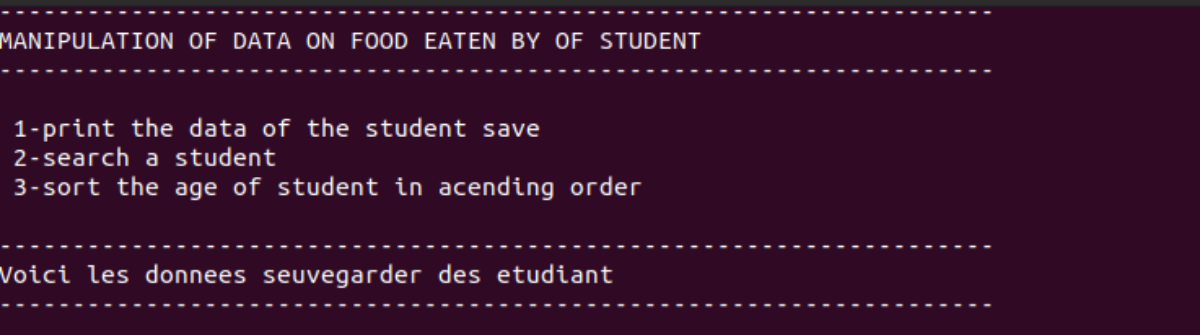
#> input picture OCR/img6.png, 1200 x 335 px
$ python test2.py
#> lines starting #> are read from the running program, lines starting #| are printed output that depends on the picture; after the words box and inside, x2 and y2 are one past the last pixel; in counts of white or black regions, pixels touching at a corner belong together
import cv2
import pytesseract
import numpy as np

image = cv2.imread('img6.png')
#> image is the input picture: shape (335, 1200, 3); mean B, G, R 44.1, 19.6, 55.4

# get grayscale image
def get_grayscale(image):
    return cv2.cvtColor(image, cv2.COLOR_BGR2GRAY)
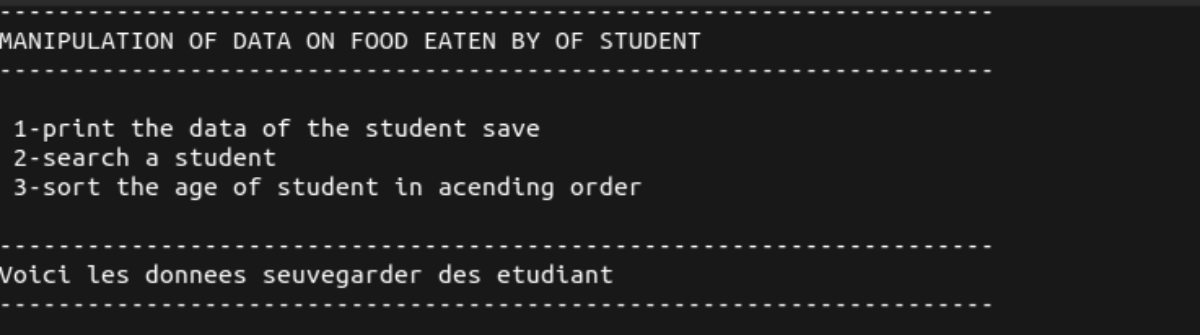
#> returned value: shape (335, 1200); min 24, max 255, mean 32.8

# noise removal
def remove_noise(image):
    return cv2.medianBlur(image,5)

#thresholding
def thresholding(image):
    return cv2.threshold(image, 0, 255, cv2.THRESH_BINARY + cv2.THRESH_OTSU)[1]
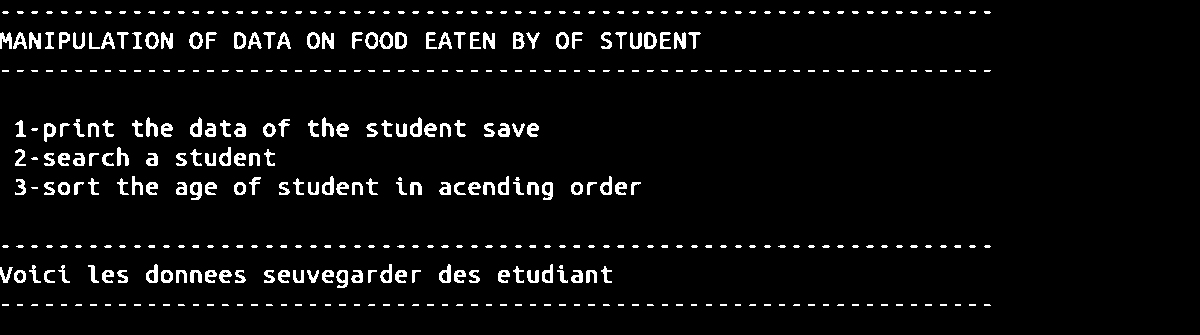
#> returned value: shape (335, 1200); 4.9% white; 434 white regions (277 under 20 px), largest, box (x1, y1, x2, y2) and area: (674, 32, 686, 49) 144, (190, 182, 202, 200) 140, (161, 32, 173, 49) 138

#dilation
def dilate(image):
    kernel = np.ones((5,5),np.uint8)
    return cv2.dilate(image, kernel, iterations = 1)

#erosion
def erode(image):
    kernel = np.ones((5,5),np.uint8)
    return cv2.erode(image, kernel, iterations = 1)

#opening - erosion followed by dilation
def opening(image):
    kernel = np.ones((5,5),np.uint8)
    return cv2.morphologyEx(image, cv2.MORPH_OPEN, kernel)
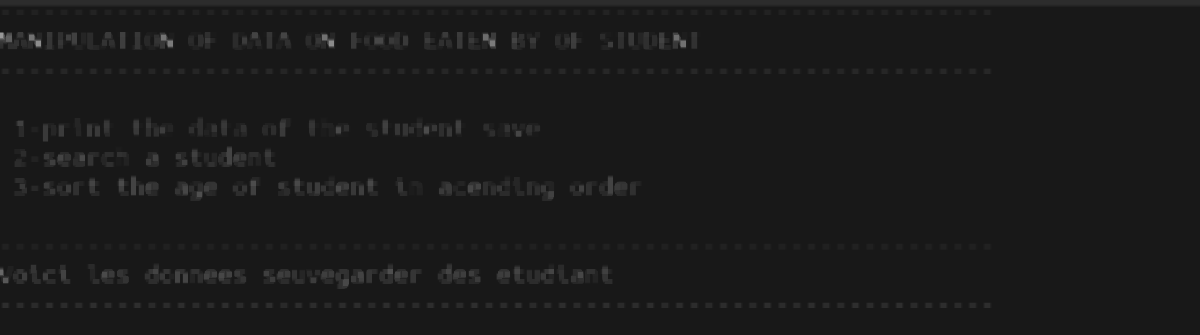
#> returned value: shape (335, 1200); min 24, max 152, mean 26.1

#canny edge detection
def canny(image):
    return cv2.Canny(image, 100, 200)
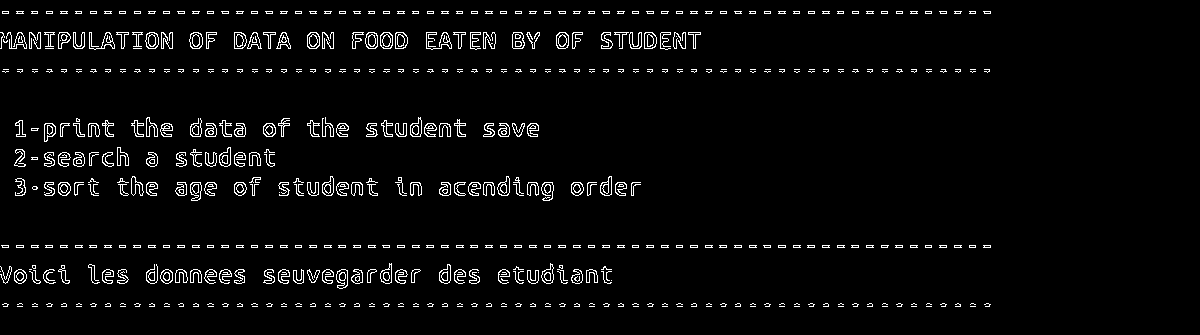
#> returned value: shape (335, 1200); 3.7% white in thin lines or dots, all inside (x1, y1, x2, y2) = (0, 11, 991, 307)

#skew correction
def deskew(image):
    coords = np.column_stack(np.where(image > 0))
    angle = cv2.minAreaRect(coords)[-1]
    if angle < -45:
        angle = -(90 + angle)
    else:
        angle = -angle
    (h, w) = image.shape[:2]
    center = (w // 2, h // 2)
    M = cv2.getRotationMatrix2D(center, angle, 1.0)
    rotated = cv2.warpAffine(image, M, (w, h), flags=cv2.INTER_CUBIC, borderMode=cv2.BORDER_REPLICATE)
    return rotated

#template matching
def match_template(image, template):
    return cv2.matchTemplate(image, template, cv2.TM_CCOEFF_NORMED)

gray = get_grayscale(image)
thresh = thresholding(gray)
opening = opening(gray)
canny = canny(gray)

#> (the run stopped early here; a loop or call above may not have finished)

$ run again, with OCR/img1.png copied over OCR/img6.png
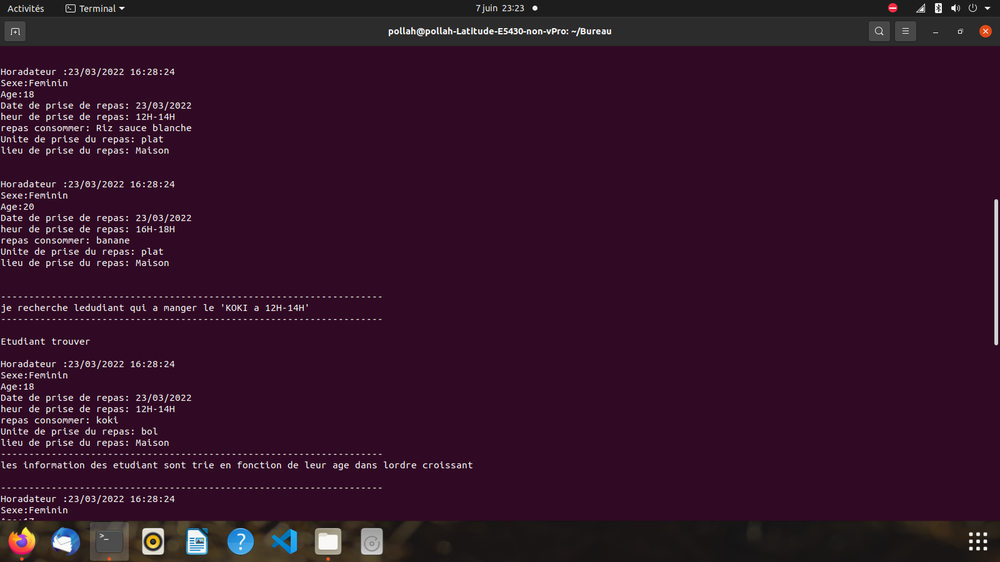
#> input picture OCR/img1.png, 1000 x 562 px, shrunk from 1600 x 900 before the run
#> image is the input picture: shape (562, 1000, 3); mean B, G, R 40.3, 19.1, 50.8
#> in opening, `return cv2.morphologyEx(image, cv2.MORPH_OPEN, kernel)`:
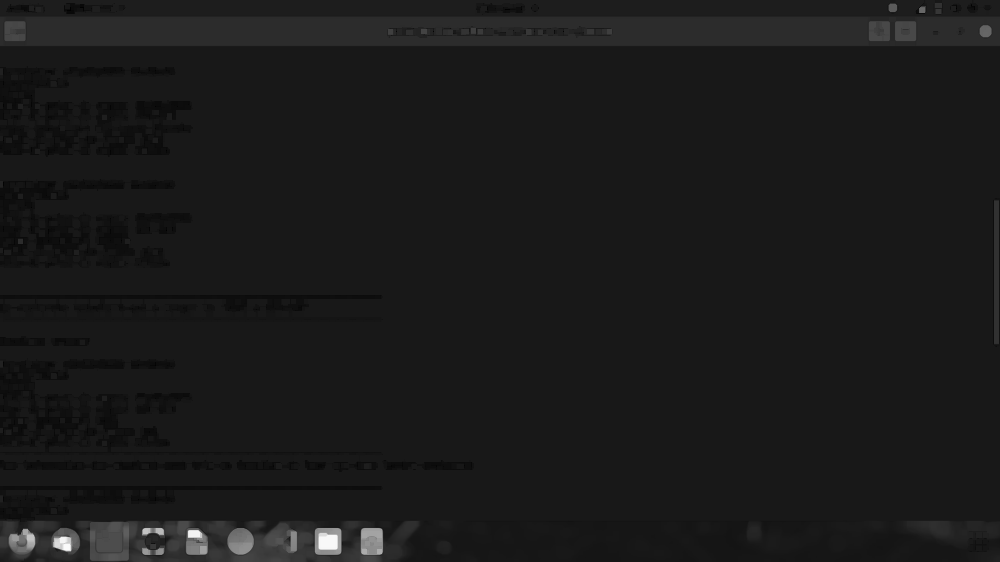
#> returned value: shape (562, 1000); min 0, max 250, mean 26.1
#> in canny, `return cv2.Canny(image, 100, 200)`:
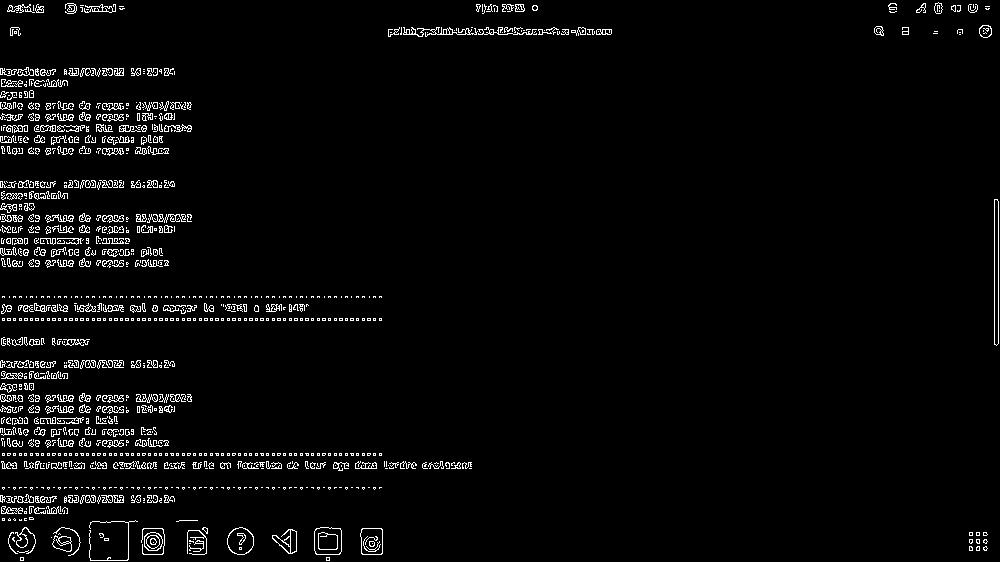
#> returned value: shape (562, 1000); 3.3% white in thin lines or dots

$ run again, with OCR/img2.png copied over OCR/img6.png
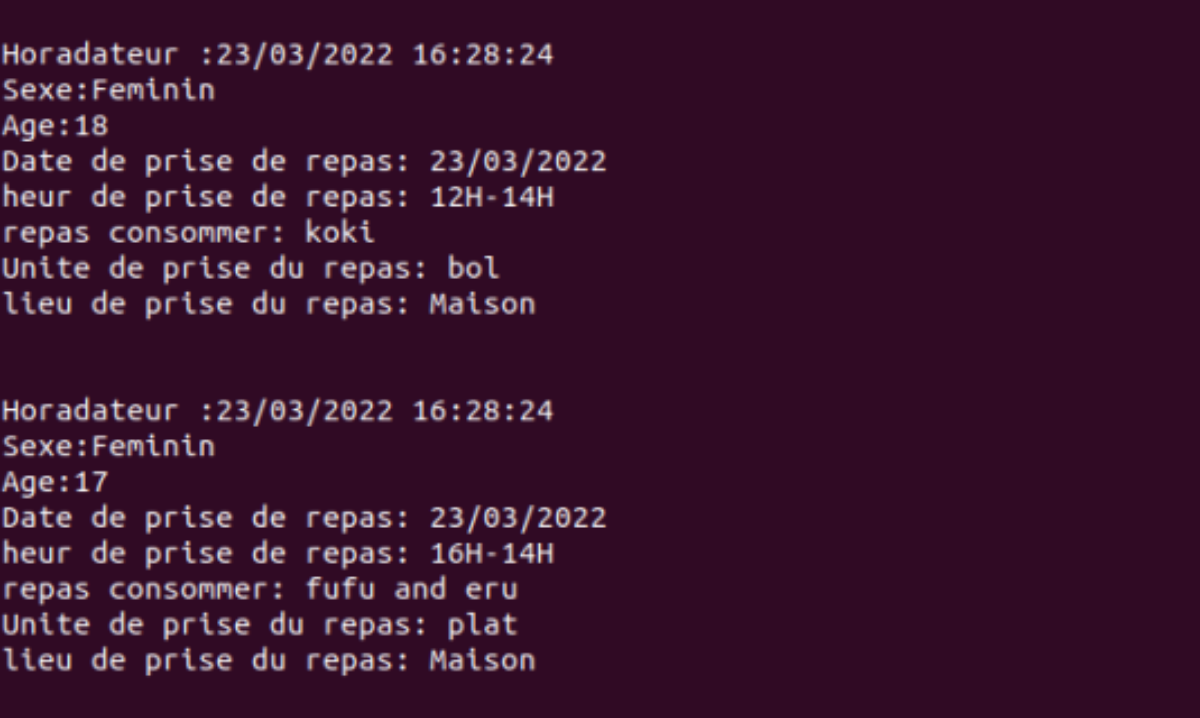
#> input picture OCR/img2.png, 1200 x 718 px
#> image is the input picture: shape (718, 1200, 3); mean B, G, R 44.7, 19.7, 56.2
#> in opening, `return cv2.morphologyEx(image, cv2.MORPH_OPEN, kernel)`:
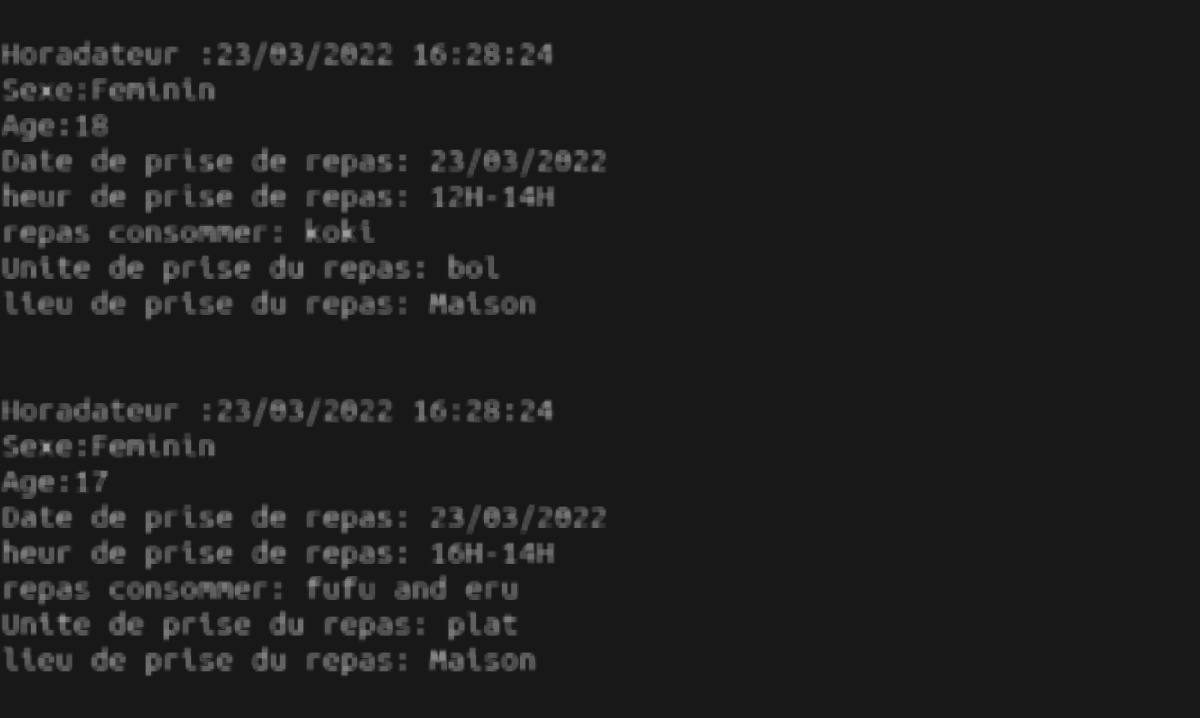
#> returned value: shape (718, 1200); min 24, max 157, mean 29.5
#> in canny, `return cv2.Canny(image, 100, 200)`:
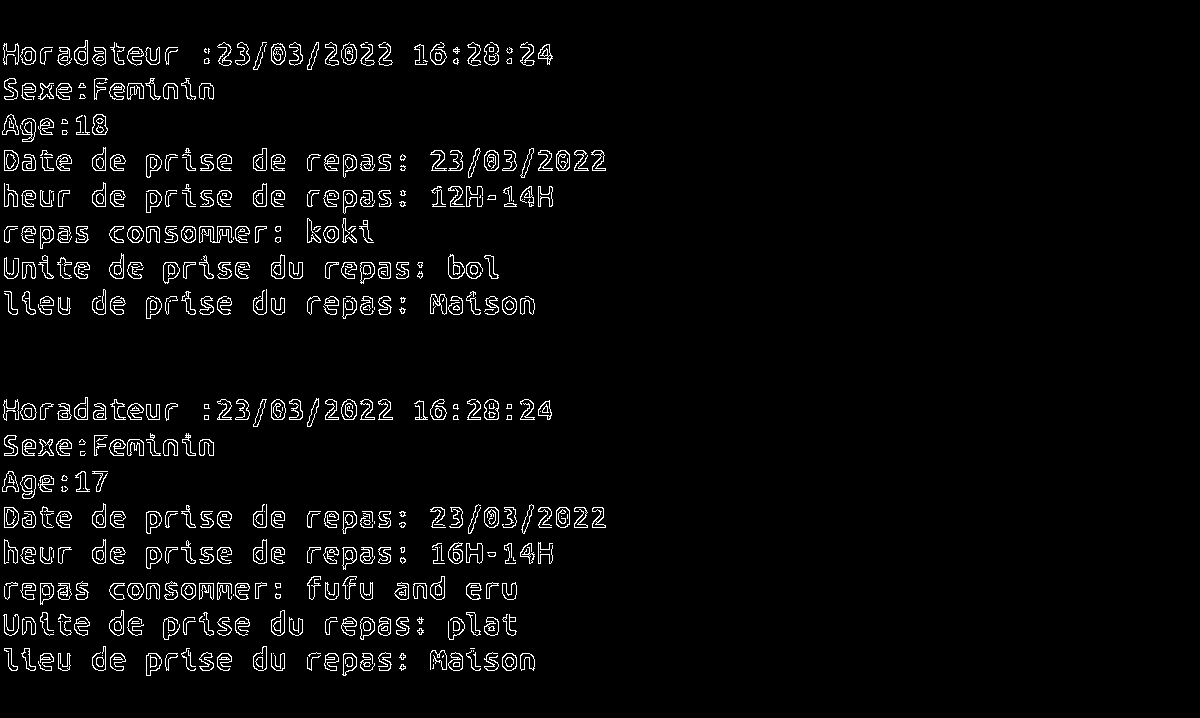
#> returned value: shape (718, 1200); 3.4% white in thin lines or dots, all inside (x1, y1, x2, y2) = (2, 40, 606, 676)
